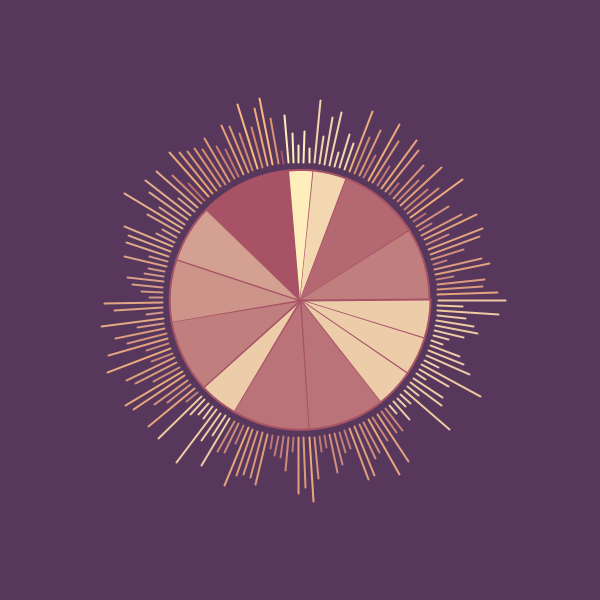
Frame 1 (no input)
Frame 60 (the mouse pressed at the canvas centre just before this capture): identical to frame 1, image omitted
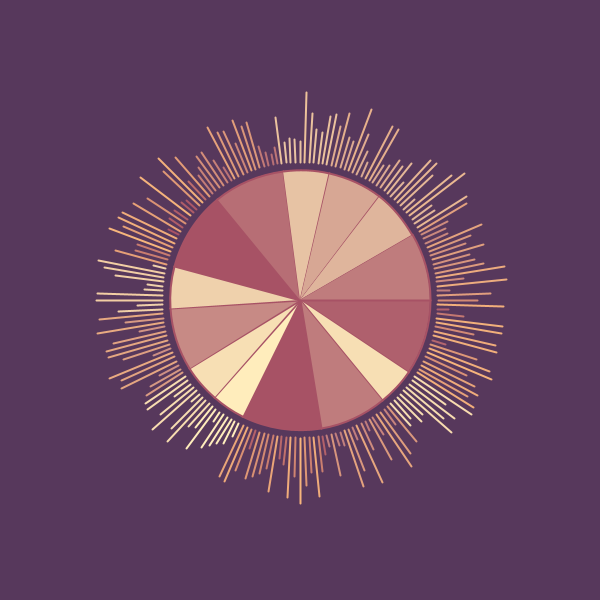
Frame 120 (the mouse held since frame 60 and released just before this capture)

The Processing sketch that drew these frames (run headless with seeded random() and noise(); from frame 60 on, the mouse is pressed at the canvas centre):

// Processing sketch: processing_154727
// ── processing_154727.pde

float [] [] rVals;
float total = 0;
float minVal, maxVal;
 
void setup ()
{
  size (600, 600);
  smooth();
 
  int i = 0;
  total = 0;
 
  rVals = new float [0] [0];
  int num = (int) random (5, 20);
  
  minVal = 20;
  maxVal = 0;
 
  while (i < num)
  {
    float rowTotal = 0;
    int numPerRow = (int) random (5, 20);
    float [] vals = new float [numPerRow];
     
    if (numPerRow > maxVal) maxVal = numPerRow;
    else if (numPerRow < minVal) minVal = numPerRow;
     
    int j = 0;
    while (j < vals.length)
    {
      vals [j] = random (5, 35);
      rowTotal = rowTotal + vals [j];
      j = j + 1;
    }
 
    rVals = (float [] []) append (rVals, vals);
 
    total = total + numPerRow;
    i = i + 1;
  }
}
 
void draw ()
{
  background (#57385c);
 
  // wie viele kleine segmente gibt es im pie chart? -----------------------
  int numberOfElements = rVals.length;
 
  // winkel-abstände -------------------
  float angleSteps = TWO_PI / total;
 
  int i = 0;
 
   
  stroke (#A75265);
  strokeWeight (2);
 
  float currentAngle = 0;
  float startAngle = 0;
 
  while (i < numberOfElements)
  {
    currentAngle = angleSteps * rVals [i].length;
 
    stroke (#A75265);
    float mapValue = map ( rVals [i].length, minVal, maxVal, 0,1);
    mapValue = constrain (mapValue, 0, 1);
     
    color c = lerpColor (#ffedbc, #A75265, mapValue);
     
    // pie chart zeichnen
    fill (c);
    arc (width/2, height/2, 260, 260, startAngle, startAngle+currentAngle);
    line (width/2, height/2, width/2 + cos (startAngle+currentAngle)*130, height/2 + sin (startAngle+currentAngle)*130);
 
    float ca = 0;
    float as = currentAngle / rVals[i].length;
    int j = 0;
    while (j < rVals[i].length)
    {
      ca = startAngle + as *  j;
 
      float x1 = width/2 + cos (ca)*138;
      float y1 = height/2 + sin (ca)*138;
 
      float x2 = x1 + cos (ca)*rVals [i] [j]*2;
      float y2 = y1 + sin (ca)*rVals [i] [j]*2;
      stroke (lerpColor (c, color (254, 190, 126), map (rVals [i] [j], 5, 35, 0, mapValue)));
      line (x1, y1, x2, y2);
 
      j = j +1;
    }
 
    // Berechnung -----------------------
    startAngle = startAngle + currentAngle;
 
    // zÃ¤hlvariable erhÃ¶hen----------------------------------
 
    i = i + 1;
  }
}
 
void mousePressed ()
{
  setup();
}
